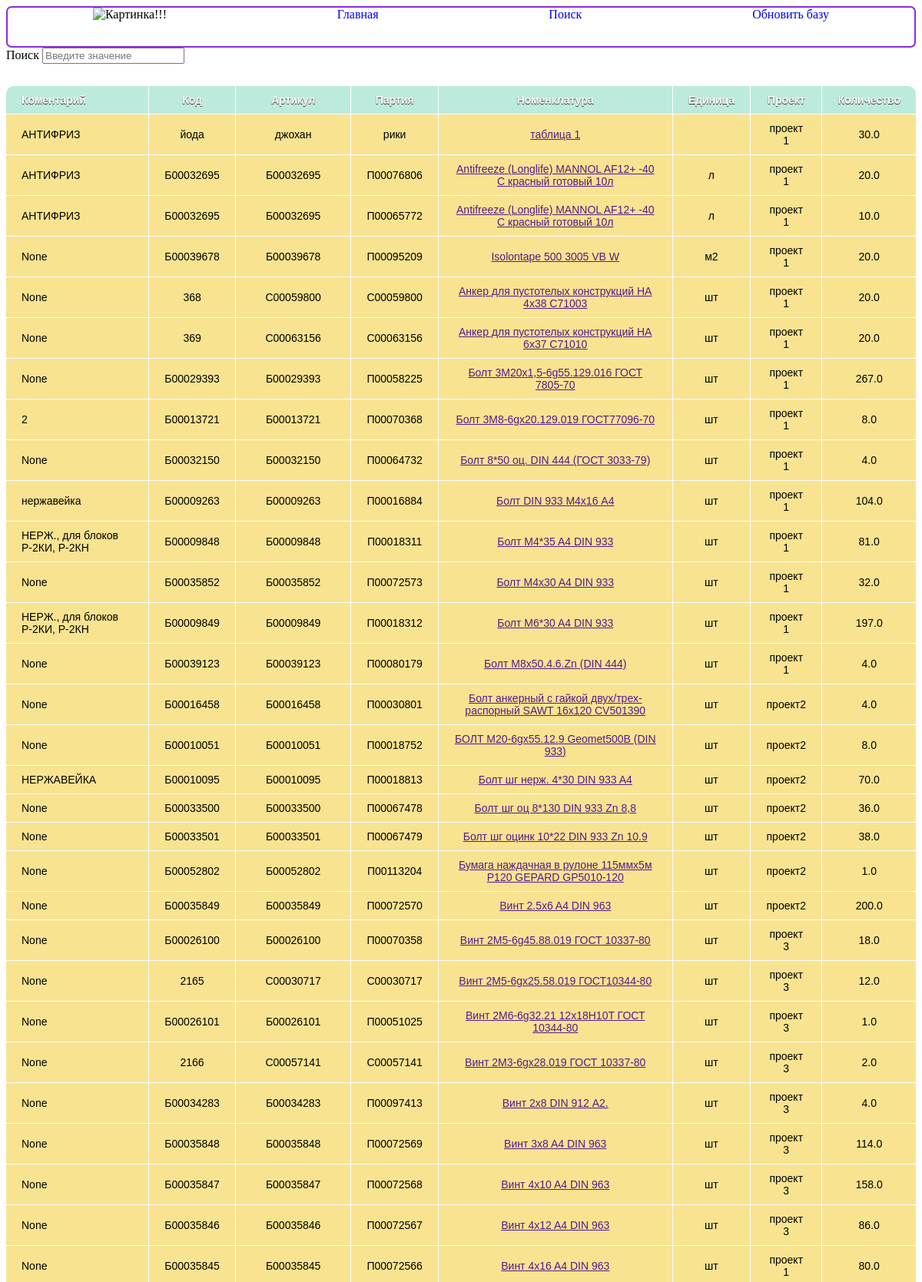
The page /find/ (upper part) on the database its author committed.
### search/models.py (models this page shows, shortened)
class Remains(models.Model):
    comment = models.CharField(max_length=50,null=True)
    code = models.CharField(max_length=50,null=True)
    article = models.CharField(max_length=30,null=True)
    party = models.CharField(max_length=9,null=True)
    title = models.CharField(max_length=100,null=True)
    base_unit = models.CharField(max_length=10,null=True)
    project = models.CharField(max_length=20,null=True)
    quantity = models.FloatField(blank=True,null=True)

### search/views.py (the view)
# urls.py: path('find/', search_engine, name='find')
def search_engine(request):
    remains = Remains.objects.all()
    return render(request, 'search.html',  {'title': 'Поиск', 'menu': menu, 'remains': remains})

### search/templates/search.html (shortened to what this page needs)
{% extends 'base.html' %}
{% block search %}
<div class="input_wrapper">
    <div class="input_value">
        <form action="">
            <label for="">Поиск</label>
            <input type="text" placeholder="Введите значение">
        </form>
    </div>
</div>
<table>
    <tr>
        <th>Коментарий</th>
        <th>Код</th>
        <th>Артикул</th>
        <th>Партия</th>
        <th>Номенклатура</th>
        <th>Единица</th>
        <th>Проект</th>
        <th>Количество</th>
    </tr>
    {% for r in remains %}
    <tr>
        <td>{{r.comment}}</td>
        <td>{{r.code}}</td>
        <td>{{r.article}}</td>
        <td>{{r.party}}</td>
        <td><a class="table_href" href="">{{r.title}}</a></td>
        <td>{{r.base_unit}}</td>
        <td>{{r.project}}</td>
        <td>{{r.quantity}}</td>
    </tr>
    {% endfor %}
</table>
{% endblock %}

### search/templates/base.html (shortened to what this page needs)
<!DOCTYPE html>
{% load static %}
<html lang="en">
<head>
    <link rel="stylesheet" href="{% static 'css/style.css' %}">
</head>
<div class="wrapper">
    <header>
        <nav class="header_nav">
            <div>
                <img src="" alt="Картинка!!!">
            </div>
                 {% for m in menu %}
                <div><a href="{% url m.url_name %}">{{ m.title }}</a></div>
                {% endfor %}
        </nav>
    </header>
</div>
    <body>
    {% block search %}
    {% endblock %}
</body>
</html>

### search/static/css/style.css (style rules this page uses)
.wrapper header { height: 50px; border: 2px solid blueviolet; border-radius: 7px; }
.header_nav { justify-content: space-around; display: flex; }
.header_nav a { text-decoration: none; }
.input_wrapper { height: 50px; }
.input_value { justify-content: left; }
table { font-family: "Lucida Sans Unicode", "Lucida Grande", Sans-Serif; font-size: 14px; border-radius: 10px; border-spacing: 0; text-align: center; }
th { background: #BCEBDD; color: white; text-shadow: 0 1px 1px #2D2020; padding: 10px 20px; }
th, td { border-style: solid; border-width: 0 1px 1px 0; border-color: white; }
th:first-child, td:first-child { text-align: left; }
th:first-child { border-top-left-radius: 10px; }
th:last-child { border-top-right-radius: 10px; border-right: none; }
td { padding: 10px 20px; background: #F8E391; }
tr td:last-child { border-right: none; }

### rows shown on the page
Remains: comment "АНТИФРИЗ", code "йода", article "джохан", party "рики", title "таблица 1", project "проект 1", quantity "30.0"
Remains: comment "АНТИФРИЗ", code "Б00032695", article "Б00032695", party "П00076806", title "Antifreeze (Longlife) MANNOL AF12+ -40 C красный готовый 10л", base_unit "л", project "проект 1", quantity "20.0"
Remains: comment "АНТИФРИЗ", code "Б00032695", article "Б00032695", party "П00065772", title "Antifreeze (Longlife) MANNOL AF12+ -40 C красный готовый 10л", base_unit "л", project "проект 1", quantity "10.0"
Remains: comment "None", code "Б00039678", article "Б00039678", party "П00095209", title "Isolontape 500 3005 VB W", base_unit "м2", project "проект 1", quantity "20.0"
Remains: comment "None", code "368", article "C00059800", party "C00059800", title "Анкер для пустотелых конструкций HA 4x38 C71003", base_unit "шт", project "проект 1", quantity "20.0"
Remains: comment "None", code "369", article "C00063156", party "C00063156", title "Анкер для пустотелых конструкций HA 6х37 C71010", base_unit "шт", project "проект 1", quantity "20.0"
Remains: comment "None", code "Б00029393", article "Б00029393", party "П00058225", title "Болт 3М20х1,5-6g55.129.016 ГОСТ 7805-70", base_unit "шт", project "проект 1", quantity "267.0"
Remains: comment "2", code "Б00013721", article "Б00013721", party "П00070368", title "Болт 3М8-6gх20.129.019 ГОСТ77096-70", base_unit "шт", project "проект 1", quantity "8.0"
Remains: comment "None", code "Б00032150", article "Б00032150", party "П00064732", title "Болт 8*50 оц. DIN 444 (ГОСТ 3033-79)", base_unit "шт", project "проект 1", quantity "4.0"
Remains: comment "нержавейка", code "Б00009263", article "Б00009263", party "П00016884", title "Болт DIN 933 M4х16 А4", base_unit "шт", project "проект 1", quantity "104.0"
Remains: comment "НЕРЖ., для блоков Р-2КИ, Р-2КН", code "Б00009848", article "Б00009848", party "П00018311", title "Болт M4*35 A4 DIN 933", base_unit "шт", project "проект 1", quantity "81.0"
Remains: comment "None", code "Б00035852", article "Б00035852", party "П00072573", title "Болт M4x30 A4 DIN 933", base_unit "шт", project "проект 1", quantity "32.0"
Remains: comment "НЕРЖ., для блоков Р-2КИ, Р-2КН", code "Б00009849", article "Б00009849", party "П00018312", title "Болт M6*30 A4 DIN 933", base_unit "шт", project "проект 1", quantity "197.0"
Remains: comment "None", code "Б00039123", article "Б00039123", party "П00080179", title "Болт M8x50.4.6.Zn (DIN 444)", base_unit "шт", project "проект 1", quantity "4.0"
Remains: comment "None", code "Б00016458", article "Б00016458", party "П00030801", title "Болт анкерный с гайкой двух/трех- распорный SAWT 16x120 CV501390", base_unit "шт", project "проект2", quantity "4.0"
Remains: comment "None", code "Б00010051", article "Б00010051", party "П00018752", title "БОЛТ М20-6gx55.12.9 Geomet500B (DIN 933)", base_unit "шт", project "проект2", quantity "8.0"
Remains: comment "НЕРЖАВЕЙКА", code "Б00010095", article "Б00010095", party "П00018813", title "Болт шг нерж. 4*30 DIN 933 A4", base_unit "шт", project "проект2", quantity "70.0"
Remains: comment "None", code "Б00033500", article "Б00033500", party "П00067478", title "Болт шг оц 8*130 DIN 933 Zn 8,8", base_unit "шт", project "проект2", quantity "36.0"
Remains: comment "None", code "Б00033501", article "Б00033501", party "П00067479", title "Болт шг оцинк 10*22 DIN 933 Zn 10.9", base_unit "шт", project "проект2", quantity "38.0"
Remains: comment "None", code "Б00052802", article "Б00052802", party "П00113204", title "Бумага наждачная в рулоне 115ммх5м Р120 GEPARD GP5010-120", base_unit "шт", project "проект2", quantity "1.0"
Remains: comment "None", code "Б00035849", article "Б00035849", party "П00072570", title "Винт 2.5x6 A4 DIN 963", base_unit "шт", project "проект2", quantity "200.0"
Remains: comment "None", code "Б00026100", article "Б00026100", party "П00070358", title "Винт 2M5-6g45.88.019 ГОСТ 10337-80", base_unit "шт", project "проект 3", quantity "18.0"
Remains: comment "None", code "2165", article "C00030717", party "C00030717", title "Винт 2M5-6gx25.58.019 ГОСТ10344-80", base_unit "шт", project "проект 3", quantity "12.0"
Remains: comment "None", code "Б00026101", article "Б00026101", party "П00051025", title "Винт 2M6-6g32.21 12x18H10T ГОСТ 10344-80", base_unit "шт", project "проект 3", quantity "1.0"
Remains: comment "None", code "2166", article "C00057141", party "C00057141", title "Винт 2М3-6gx28.019 ГОСТ 10337-80", base_unit "шт", project "проект 3", quantity "2.0"
Remains: comment "None", code "Б00034283", article "Б00034283", party "П00097413", title "Винт 2х8 DIN 912 А2.", base_unit "шт", project "проект 3", quantity "4.0"
Remains: comment "None", code "Б00035848", article "Б00035848", party "П00072569", title "Винт 3x8 A4 DIN 963", base_unit "шт", project "проект 3", quantity "114.0"
Remains: comment "None", code "Б00035847", article "Б00035847", party "П00072568", title "Винт 4x10 A4 DIN 963", base_unit "шт", project "проект 3", quantity "158.0"
Remains: comment "None", code "Б00035846", article "Б00035846", party "П00072567", title "Винт 4x12 A4 DIN 963", base_unit "шт", project "проект 3", quantity "86.0"
Remains: comment "None", code "Б00035845", article "Б00035845", party "П00072566", title "Винт 4x16 A4 DIN 963", base_unit "шт", project "проект 1", quantity "80.0"

### other values the page prints
{{ m.title }} "Главная" "Поиск" "Обновить базу"
